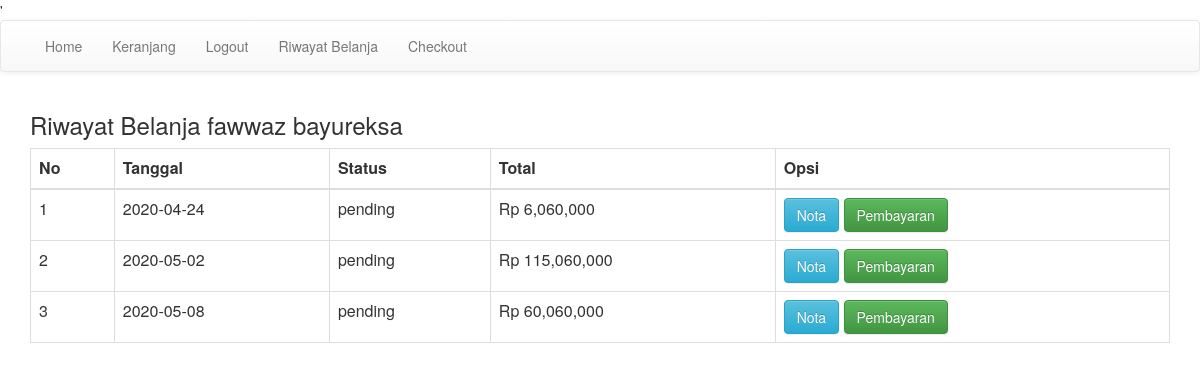
The app's page /riwayat.php (signed in) with its own data.
### tables this page shows
CREATE TABLE `pembelian` (
  `id_pembelian` int(11) NOT NULL,
  `id_pelanggan` int(11) NOT NULL,
  `id_ongkir` int(5) NOT NULL,
  `tanggal_pembelian` date NOT NULL,
  `total_pembelian` int(11) NOT NULL,
  `nama_kota` varchar(50) NOT NULL,
  `tarif` int(11) NOT NULL,
  `alamat_lengkap` text NOT NULL,
  `status_pembelian` varchar(100) NOT NULL DEFAULT 'pending'
);

### riwayat.php (the view, shortened to what this page needs)
<?php
include 'database.php';
?>
<!DOCTYPE html>
<html xmlns="http://www.w3.org/1999/xhtml">
<head>
    <link href="bs-binary-admin/assets/css/bootstrap.css" rel="stylesheet" />
</head>
<body>
    <?php include 'navbar.php'; ?>
    <section class="riwayat">
        <div class="container">
            <h3>Riwayat Belanja <?php print_r($_SESSION['pelanggan']['nama_pelanggan']); ?> </h3>
            <table class="table table-bordered">
                <thead>
                    <tr>
                        <th>No</th>
                        <th>Tanggal</th>
                        <th>Status</th>
                        <th>Total</th>
                        <th>Opsi</th>
                    </tr>
                </thead>
                <tbody>
                    <?php
                    $no = 1;
                    $id_pelanggan = $_SESSION['pelanggan']['id_pelanggan'];
                    $query = mysqli_query($db, "SELECT * FROM pembelian WHERE id_pelanggan='$id_pelanggan'");
                    while ($data = mysqli_fetch_assoc($query)) {
                    ?>
                        <tr>
                            <td><?php echo $no; ?></td>
                            <td><?php echo $data['tanggal_pembelian']; ?></td>
                            <td><?php echo $data['status_pembelian']; ?></td>
                            <td> Rp <?php echo  number_format($data['total_pembelian']); ?></td>
                            <td>
                                <a href="nota.php?id=<?php echo $data['id_pembelian']; ?>" class="btn btn-info">Nota</a>
                                <a href="pembayaran.php?id=<?php echo $data['id_pembelian'];?>" class="btn btn-success">Pembayaran</a>
                            </td>
                        <?php $no++;
                    } ?>
                        </tr>
                </tbody>
            </table>
        </div>
    </section>
</body>
</html>

### records on screen
pembelian: tanggal_pembelian "2020-04-24", status_pembelian "pending", total_pembelian "6,060,000"
pembelian: tanggal_pembelian "2020-05-02", status_pembelian "pending", total_pembelian "115,060,000"
pembelian: tanggal_pembelian "2020-05-08", status_pembelian "pending", total_pembelian "60,060,000"
